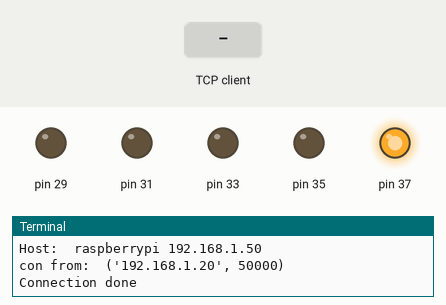
Bench run of a program on a simulated Raspberry Pi (header pin numbers). Shown: output pins drawn as LEDs (lit = HIGH), the last lines printed to the terminal. The inputs (shaded band) are chosen by the test bench. One TCP client connects 1 s after the port opens and stays connected.

Above: at 1.2 s.
1.3 s: the TCP client sends "6"
At 2.2 s:
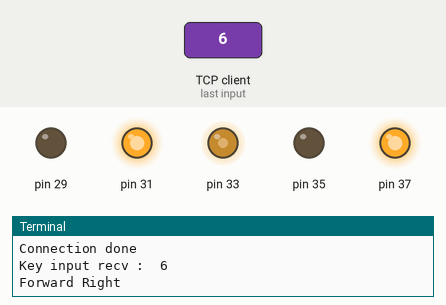
2.8 s: the TCP client sends "7"
At 3.3 s:
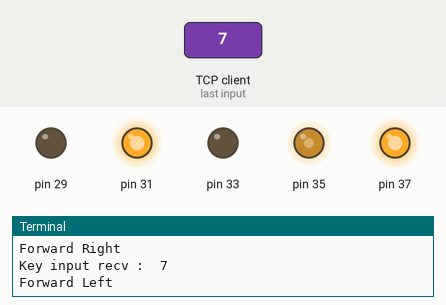
4.3 s: the TCP client sends "8"
At 5.5 s:
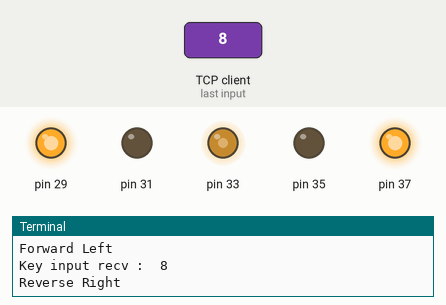
5.8 s: the TCP client sends "9"
At 6.8 s:
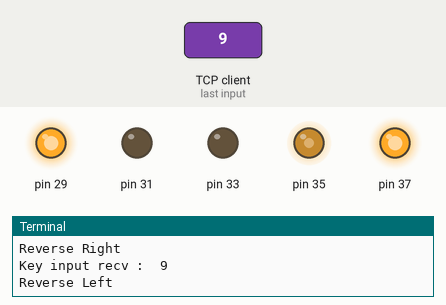
Timing chart, 0 to 8.3 s (numbered marks = the images above; inputs shaded):
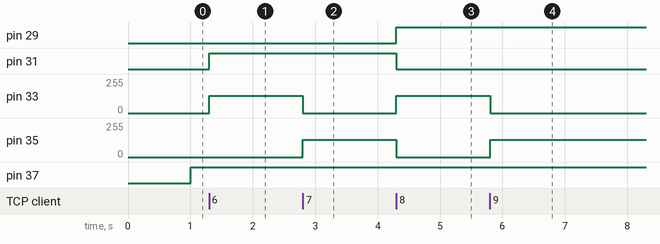

The program:

driver_server.py
```python
import RPi.GPIO as GPIO
import socket
import io


class Motor:

	def __init__(self, pinForward, pinBackward, pinControlStraight,pinLeft, pinRight, pinControlSteering):
		""" Initialize the motor with its control pins and start pulse-width
			 modulation """

		turn = 50

		self.pinForward = pinForward
		self.pinBackward = pinBackward
		self.pinControlStraight = pinControlStraight
		self.pinLeft = pinLeft
		self.pinRight = pinRight
		self.pinControlSteering = pinControlSteering
		GPIO.setup(self.pinForward, GPIO.OUT)
		GPIO.setup(self.pinBackward, GPIO.OUT)
		GPIO.setup(self.pinControlStraight, GPIO.OUT)

		GPIO.setup(self.pinLeft, GPIO.OUT)
		GPIO.setup(self.pinRight, GPIO.OUT)
		GPIO.setup(self.pinControlSteering, GPIO.OUT)

		self.pwm_forward = GPIO.PWM(self.pinForward, 100)
		self.pwm_backward = GPIO.PWM(self.pinBackward, 100)
		self.pwm_forward.start(0)
		self.pwm_backward.start(0)

		self.pwm_left = GPIO.PWM(self.pinLeft, turn)
		self.pwm_right = GPIO.PWM(self.pinRight, turn)
		self.pwm_left.start(0)
		self.pwm_right.start(0)

		GPIO.output(self.pinControlStraight,GPIO.HIGH)
		GPIO.output(self.pinControlSteering,GPIO.HIGH)

	def forward(self, speed):
		""" pinForward is the forward Pin, so we change its duty
			 cycle according to speed. """
		self.pwm_backward.ChangeDutyCycle(0)
		self.pwm_forward.ChangeDutyCycle(speed)

	def forward_left(self, speed):
		""" pinForward is the forward Pin, so we change its duty
			 cycle according to speed. """
		self.pwm_backward.ChangeDutyCycle(0)
		self.pwm_forward.ChangeDutyCycle(speed)
		self.pwm_right.ChangeDutyCycle(0)
		self.pwm_left.ChangeDutyCycle(turn)

	def forward_right(self, speed):
		""" pinForward is the forward Pin, so we change its duty
			 cycle according to speed. """
		self.pwm_backward.ChangeDutyCycle(0)
		self.pwm_forward.ChangeDutyCycle(speed)
		self.pwm_left.ChangeDutyCycle(0)
		self.pwm_right.ChangeDutyCycle(turn)

	def backward(self, speed):
		""" pinBackward is the forward Pin, so we change its duty
			 cycle according to speed. """

		self.pwm_forward.ChangeDutyCycle(0)
		self.pwm_backward.ChangeDutyCycle(speed)

	def backward_left(self, speed):
		""" pinForward is the forward Pin, so we change its duty
			 cycle according to speed. """
		self.pwm_backward.ChangeDutyCycle(speed)
		self.pwm_forward.ChangeDutyCycle(0)
		self.pwm_right.ChangeDutyCycle(0)
		self.pwm_left.ChangeDutyCycle(turn)

	def backward_right(self, speed):
		""" pinForward is the forward Pin, so we change its duty
			 cycle according to speed. """
		self.pwm_backward.ChangeDutyCycle(speed)
		self.pwm_forward.ChangeDutyCycle(0)
		self.pwm_left.ChangeDutyCycle(0)
		self.pwm_right.ChangeDutyCycle(turn)

	def left(self, speed):
		""" pinForward is the forward Pin, so we change its duty
			 cycle according to speed. """
		self.pwm_right.ChangeDutyCycle(0)
		self.pwm_left.ChangeDutyCycle(turn)

	def right(self, speed):
		""" pinForward is the forward Pin, so we change its duty
			 cycle according to speed. """
		self.pwm_left.ChangeDutyCycle(0)
		self.pwm_right.ChangeDutyCycle(turn)

	def stop(self):
		""" Set the duty cycle of both control pins to zero to stop the motor. """

		self.pwm_forward.ChangeDutyCycle(0)
		self.pwm_backward.ChangeDutyCycle(0)
		self.pwm_left.ChangeDutyCycle(0)
		self.pwm_right.ChangeDutyCycle(0)


if __name__ == '__main__':
	host="192.168.2.101"
	driving_port=8013

	ss_drive = socket.socket()
	ss_drive.bind((host, driving_port))

	ss_drive.listen(1)

	con, client_add = ss_drive.accept()#[0].makefile('rb')

	host_name = socket.gethostname()
	host_ip = socket.gethostbyname(host_name)

	print("Host: ", host_name + ' ' + host_ip)
	print("con from: ", client_add)


	while True:
			print("Connection done")
			#Create motor object
			GPIO.setmode(GPIO.BOARD)
			motor = Motor(31, 29, 37, 35, 33, 37)

			try:
                            while True:

				key = con.recv(1024).decode()
				print("Key input recv : ", key)

				speed =100
				turn = 50


				#key_input = pygame.key.get_pressed()

				# complex orders

				if key == "6" :
					print("Forward Right")
					motor.forward_right(speed)

				elif key == "7":
					print("Forward Left")
					motor.forward_left(speed)

				elif key == "8":
					print("Reverse Right")
					motor.backward_right(speed)

				elif key == "9":
					print("Reverse Left")
					motor.backward_left(speed)

				# simple orders
				elif key == "1":
					print("Forward")
					motor.forward(speed)


				elif key == "2":
					print("Reverse")
					motor.backward(speed)

				elif key == "3":
					print("Right")
					motor.right(speed)

				elif key == "4":
					print("Left")
					motor.left(speed)

				elif key == "0":
					print("stop")
					motor.stop()

				elif key == "11":
					print("Exit")
					motor.stop()
					break
				else:
					print("stop")
					motor.stop()
				#	break

			finally:

                            con.close()
```

Measured:
- after the input at 1.3 s, pin 31: LOW → HIGH at once; pin 33: 0/255 → 128/255 at once
- after the input at 2.8 s, pin 33: 128/255 → 0/255 at once; pin 35: 0/255 → 128/255 at once
- after the input at 4.3 s, pin 29: LOW → HIGH at once; pin 31: HIGH → LOW at once; pin 33: 0/255 → 128/255 at once; pin 35: 128/255 → 0/255 at once
- after the input at 5.8 s, pin 33: 128/255 → 0/255 at once; pin 35: 0/255 → 128/255 at once
